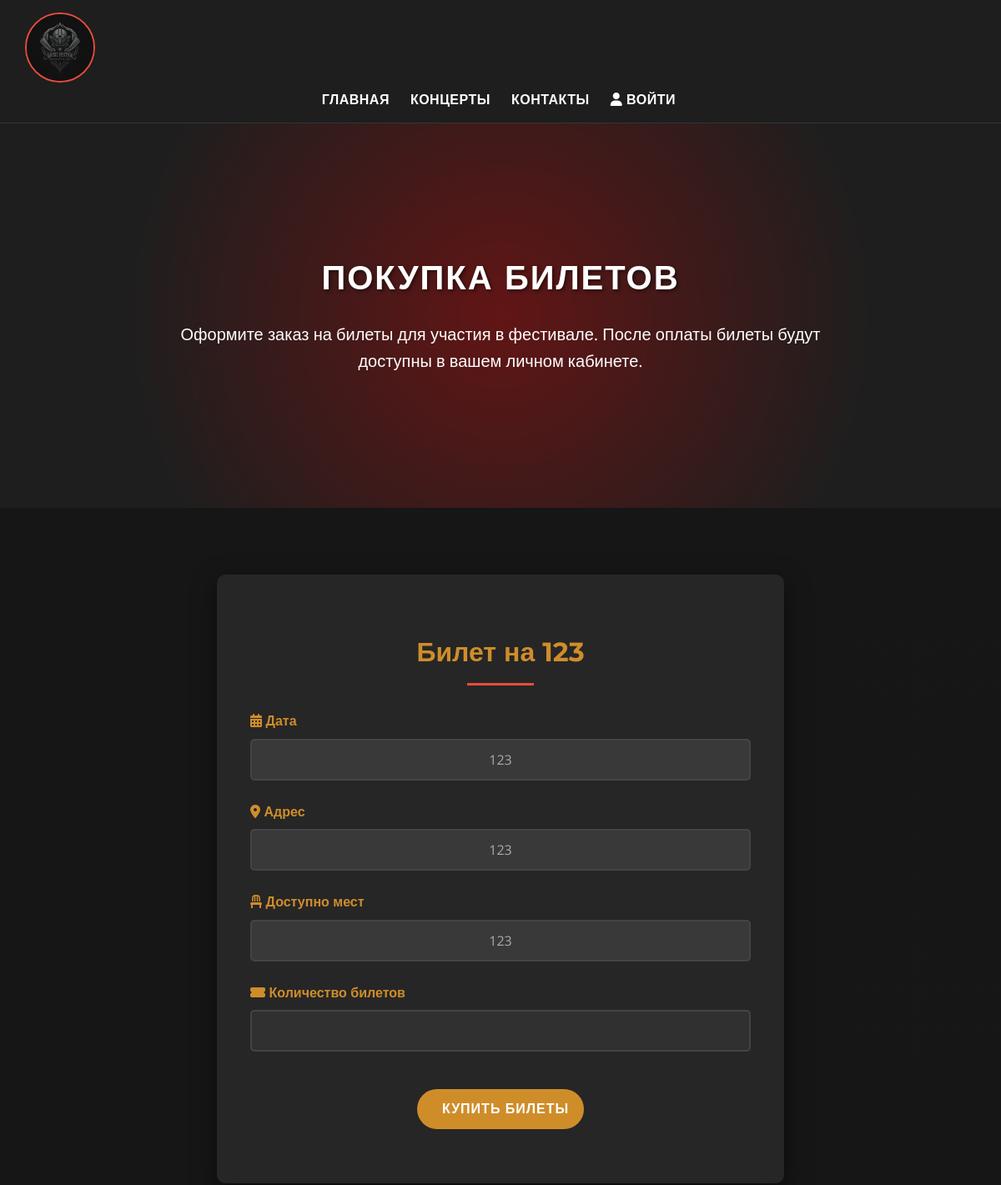
Page /ticket.php?concert=1 (upper part) on the earlier database version.
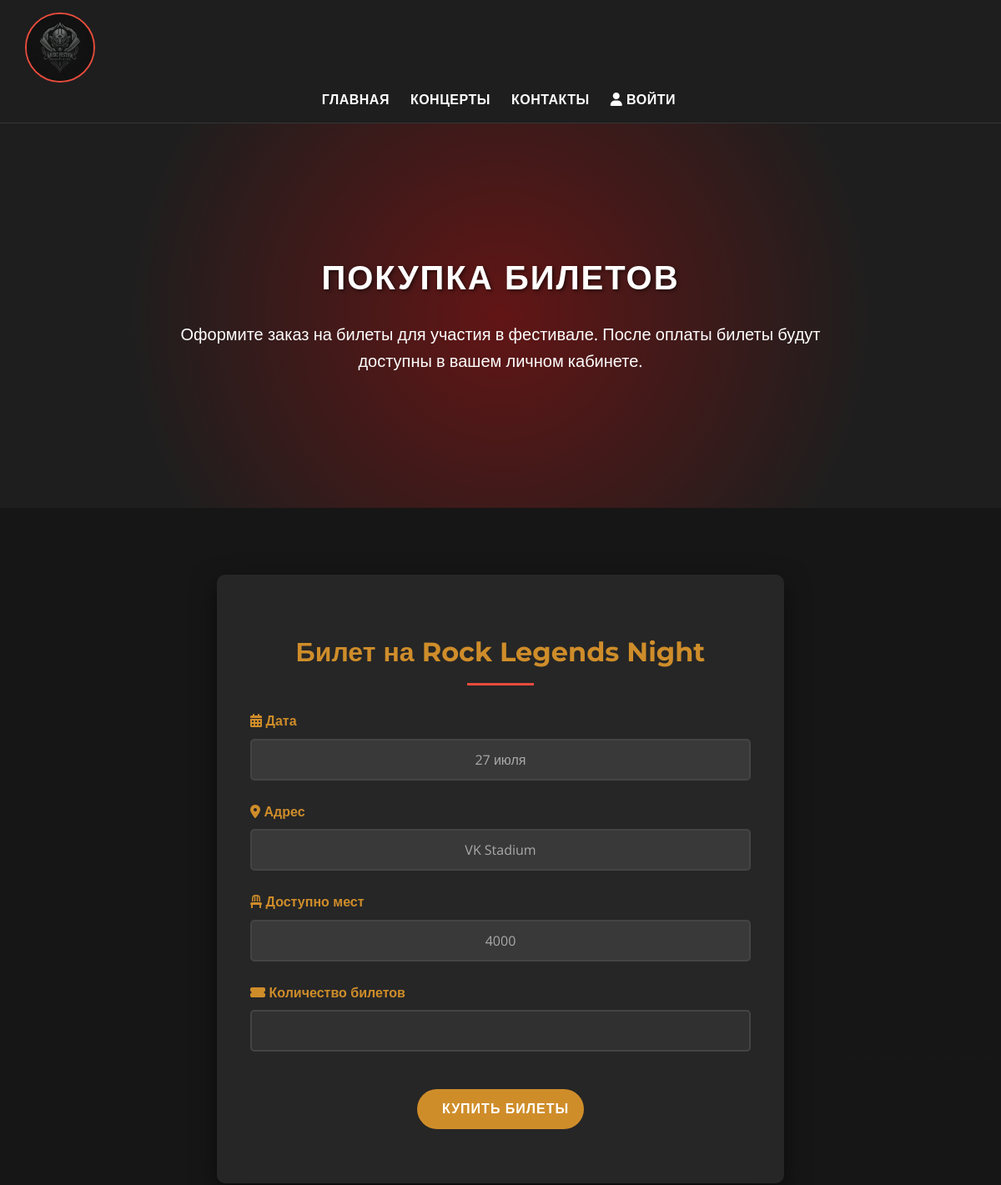
Same page on the later database version.
### tables this page shows
CREATE TABLE `concert` (
  `id` int NOT NULL,
  `concert_name` varchar(32) NOT NULL,
  `concert_image` varchar(256) NOT NULL,
  `concert_description` varchar(600) NOT NULL,
  `concert_date` varchar(32) NOT NULL,
  `concert_place` varchar(32) NOT NULL,
  `concert_seats` int NOT NULL
);

### public/ticket.php (the view, shortened to what this page needs)
<?php
include "db.php";
include "header.php";
$concert = $_GET['concert'];
?>
<!DOCTYPE html>
<html lang="en">
<head>
    <link rel="stylesheet" href="https://cdnjs.cloudflare.com/ajax/libs/font-awesome/6.0.0-beta3/css/all.min.css">
</head>
<body>
<section class="hero">
    <div class="container">
        <h1 class="hero-heading">Покупка билетов</h1>
        <p class="hero-text">
            Оформите заказ на билеты для участия в фестивале. После оплаты билеты будут доступны в вашем личном кабинете.
        </p>
    </div>
</section>
<section class="ticket_buy">
    <div class="container">
        <div class="form_block">
            <form action="ticket_buy.php?concert=<?=$concert?>" class="form" method="post">
                <?php
                    $stm = $pdo->query("SELECT * FROM concert WHERE id=$concert");
                    $concert = $stm->fetch();
                ?>
                <h2>Билет на <?=$concert['concert_name']?></h2>
                <ul>
                    <li>
                        <label for="date"><i class="fas fa-calendar-alt"></i> Дата</label>
                        <input type="text" class="input_style" value="<?=$concert['concert_date']?>" readonly>
                    </li>
                    <li>
                        <label for="place"><i class="fas fa-map-marker-alt"></i> Адрес</label>
                        <input type="text" class="input_style" value="<?=$concert['concert_place']?>" readonly>
                    </li>
                    <li>
                        <label for="seats"><i class="fas fa-chair"></i> Доступно мест</label>
                        <input type="text" class="input_style" value="<?=$concert['concert_seats']?>" readonly>
                    </li>
                    <li>
                        <label for="ticket_count"><i class="fas fa-ticket-alt"></i> Количество билетов</label>
                        <input name="ticket_count" type="number" min="1" max="<?=$concert['concert_seats']?>" class="input_style" required>
                    </li>
                    <li style="text-align: center;">
                        <input type="submit" class="submit_button" value="Купить билеты">
                    </li>
                </ul>
            </form>
        </div>
    </div>
</section>
<?php include "footer.php"; ?>
</body>
</html>

Differences in the rows shown:
changed concert: concert_name "123" → "Rock Legends Night"; concert_date "123" → "27 июля"; concert_place "123" → "VK Stadium"; concert_seats "123" → "4000"
